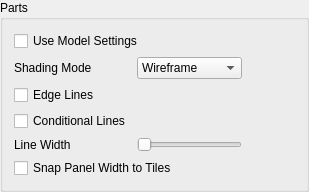
        <widget class="QGroupBox" name="PartsGroup">
         <property name="title">
          <string>Parts</string>
         </property>
         <layout class="QGridLayout" name="PartsLayout">
          <item row="0" column="0" colspan="3">
           <widget class="QCheckBox" name="PartsSyncRendering">
            <property name="toolTip">
             <string>Use the model view rendering settings for the parts list and parts list images.</string>
            </property>
            <property name="text">
             <string>Use Model Settings</string>
            </property>
           </widget>
          </item>
          <item row="1" column="0">
           <widget class="QLabel" name="PartsShadingModeLabel">
            <property name="toolTip">
             <string>Choose how parts are drawn in the parts list and parts list images.</string>
            </property>
            <property name="text">
             <string>Shading Mode</string>
            </property>
            <property name="buddy">
             <cstring>PartsShadingMode</cstring>
            </property>
           </widget>
          </item>
          <item row="1" column="1">
           <widget class="QComboBox" name="PartsShadingMode">
            <property name="accessibleName">
             <string>Parts Shading Mode</string>
            </property>
            <property name="toolTip">
             <string>Choose how parts are drawn in the parts list and parts list images.</string>
            </property>
            <item>
             <property name="text">
              <string>Wireframe</string>
             </property>
            </item>
            <item>
             <property name="text">
              <string>Flat Shading</string>
             </property>
            </item>
            <item>
             <property name="text">
              <string>Default Lights</string>
             </property>
            </item>
           </widget>
          </item>
          <item row="2" column="0">
           <widget class="QCheckBox" name="PartsEdgeLines">
            <property name="toolTip">
             <string>Draw edge lines on parts in the parts list and parts list images.</string>
            </property>
            <property name="text">
             <string>Edge Lines</string>
            </property>
           </widget>
          </item>
          <item row="3" column="0">
           <widget class="QCheckBox" name="PartsConditionalLines">
            <property name="toolTip">
             <string>Draw conditional lines on parts in the parts list and parts list images.</string>
            </property>
            <property name="text">
             <string>Conditional Lines</string>
            </property>
           </widget>
          </item>
          <item row="4" column="0">
           <widget class="QLabel" name="PartsLineWidthTitle">
            <property name="toolTip">
             <string>Set the line width used in the parts list and parts list images.</string>
            </property>
            <property name="text">
             <string>Line Width</string>
            </property>
            <property name="buddy">
             <cstring>PartsLineWidthSlider</cstring>
            </property>
           </widget>
          </item>
          <item row="4" column="1">
           <widget class="QSlider" name="PartsLineWidthSlider">
            <property name="accessibleName">
             <string>Parts Line Width</string>
            </property>
            <property name="toolTip">
             <string>Set the line width used in the parts list and parts list images.</string>
            </property>
            <property name="orientation">
             <enum>Qt::Orientation::Horizontal</enum>
            </property>
           </widget>
          </item>
          <item row="4" column="2">
           <widget class="QLabel" name="PartsLineWidthLabel">
            <property name="text">
             <string/>
            </property>
           </widget>
          </item>
          <item row="1" column="3">
           <spacer name="PartsSpacer">
            <property name="orientation">
             <enum>Qt::Orientation::Horizontal</enum>
            </property>
            <property name="sizeHint" stdset="0">
             <size>
              <width>40</width>
              <height>20</height>
             </size>
            </property>
           </spacer>
          </item>
          <item row="5" column="0" colspan="3">
           <widget class="QCheckBox" name="PartsSnapToTiles">
            <property name="toolTip">
             <string>Snap the width of the docked parts panel to whole thumbnail tiles after resizing it, and the categories to the longest category name when docked on top or bottom.</string>
            </property>
            <property name="text">
             <string>Snap Panel Width to Tiles</string>
            </property>
           </widget>
          </item>
         </layout>
        </widget>
